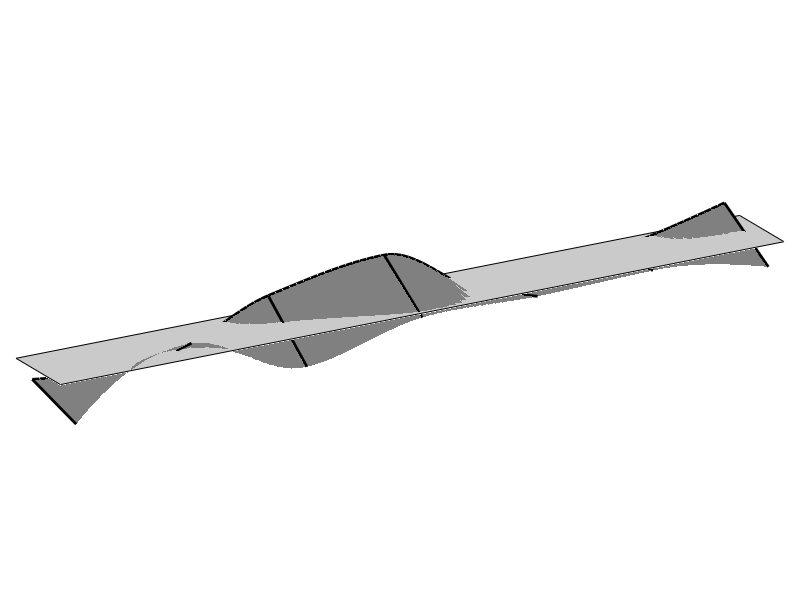

MATLAB code to generate this figure:
function fig = shapePontsMarne(plateDim, sensorsPos, sensorsDir, shape, figTitle)
%COMPLEXSHAPEPLOTDEFAULT Summary of this function goes here
%   Detailed explanation goes here

displayChannelNb = false;
horizontalInterp = 'quad'; % 'none' 'lin', 'quad';
shapeCoeff = 0.1;


if nargin < 4
    warning('shape mising');
    
    L = 74 + 2*(0.51+0.125);
    l = 8 + 2*0;
    D = 12;
    plateDim = [L, l];
    sensorsPos = [L/2-2*D, 0;L/2-1*D, 0;L/2, 0;L/2+1*D, 0;L/2+2*D, 0;L/2+3*D, 0;L/2-3*D, l;L/2-2*D, l;L/2-1*D, l;L/2, l;L/2+1*D, l;L/2+2*D, l;L/2+3*D, l;L/2-3*D, 0;L/2, 0];
    sensorsDir = [0, 0, 1;0, 0, 1;0, 0, 1;0, 0, 1;0, 0, 1;0, 0, 1;0, 0, 1;0, 0, 1;0, 0, 1;0, 0, 1;0, 0, 1;0, 0, 1;0, 0, 1;0, 0, 1;0, 1, 0];
    shape = randn(1, 15);
    shape = shape / norm(shape);
end

if nargin < 5
    figTitle = '';
end

if any(~isreal(shape))
    error(' ');
end


if length(shape) ~= size(sensorsPos, 1)
    warning(sprintf('Mode shape dimensions: %u (%u expected)', [length(shape), size(sensorsPos, 1)]));
end

if size(shape, 1) == 1
    shape = shape.';
end


% shape = shapeCoeff*shape;
shape = shapeCoeff * max(plateDim)/(max(shape) - min(shape)) * shape;


%% mise en forme surface

indSensVert = sensorsDir(:, 3) == 1; % capteurs verticaux
indSensHor = find(sensorsDir(:, 2) == 1); % capteur horizontal

indSensLeft = find(indSensVert & sensorsPos(:, 2) <= mean(sensorsPos(indSensVert, 2))); % capteurs verticaux amont
indSensRight = find(indSensVert & sensorsPos(:, 2) > mean(sensorsPos(indSensVert, 2))); % capteurs verticaux aval

[~, I] = sort(sensorsPos(indSensLeft, 1)); % tri croissant
% sensorsPos(indSensLeft, 1) = sensorsPos(indSensLeft(I), 1);
indSensLeft = indSensLeft(I);
[~, I] = sort(sensorsPos(indSensRight, 1)); % tri croissant
% sensorsPos(indSensRight, 1) = sensorsPos(indSensRight(I), 1);
indSensRight = indSensRight(I);

posSensX = [sensorsPos(indSensLeft, 1), sensorsPos(indSensRight, 1)];
posSensY = [sensorsPos(indSensLeft, 2), sensorsPos(indSensRight, 2)];


%% interpolation deplacement horizontal

switch horizontalInterp
    case 'none'
        horInterpFunc = @(X) zeros(size(X));
    case 'lin'
        L = plateDim(1);
        x0 = sensorsPos(indSensHor, 1);
        y0 = shape(indSensHor);
        horInterpFunc = @(X) y0/x0 * X .* (X<=x0) - y0/(L-x0) * (X-L) .* (X>x0);
    case 'quad'
        L = plateDim(1);
        x0 = sensorsPos(indSensHor, 1);
        y0 = shape(indSensHor);
        coeffA = y0/(x0^2-L*x0);
        coeffB = -L*coeffA;
        horInterpFunc = @(X) coeffA*X.^2 + coeffB*X;
end

%% calcul surface

posSensZ = [shape(indSensLeft), shape(indSensRight)];

posSensY = posSensY + horInterpFunc(posSensX);

%% interpolation

n_interp = 100;
posSensXinterp = [linspace(posSensX(1, 1), posSensX(end, 1), n_interp).', linspace(posSensX(1, 2), posSensX(end, 2), n_interp).'];
posSensYinterp = nan(size(posSensXinterp));
posSensZinterp = nan(size(posSensXinterp));
for c = 1:2
    posSensYinterp(:, c) = interp1(posSensX(:, c), posSensY(:, c), posSensXinterp(:, c), 'pchip');
    posSensZinterp(:, c) = interp1(posSensX(:, c), posSensZ(:, c), posSensXinterp(:, c), 'pchip');
end


%% plot
n = length(shape);

fig = figure('Name', figTitle);
set(fig, 'Position', get(fig, 'Position') .* [1 1 1.2 0.9]);
ax = axes(fig);
hold(ax, 'on');
% legend(ax, 'AutoUpdate' ,'off');

% plate
Xplate = [0, 0; plateDim(1), plateDim(1)];
Yplate = [0, plateDim(2); 0, plateDim(2)];
Zplate = zeros(2);

surf(ax, Xplate, Yplate, Zplate, 'EdgeColor', 'black', 'FaceColor', 0.3*[1 1 1], 'FaceAlpha', 0.3);


% dof
% surf(ax, posSensX, posSensY, posSensZ, 'EdgeColor', 'black', 'FaceColor', 0.5*[1 1 1],...
%     'FaceAlpha', 0., 'FaceLighting', 'gouraud', 'LineWidth', 2);
surf(ax, posSensXinterp, posSensYinterp, posSensZinterp, 'EdgeColor', 'none', 'FaceColor', 0.5*[1 1 1],...
    'FaceAlpha', 1, 'FaceLighting', 'gouraud', 'LineWidth', 2);
for c = 1:2
    plot3(ax, posSensXinterp(:, c), posSensYinterp(:, c), posSensZinterp(:, c), 'k', 'LineWidth', 2);
end
for l = 1:size(posSensX, 1)
    plot3(ax, posSensX(l, :), posSensY(l, :), posSensZ(l, :), 'k', 'LineWidth', 2);
end


% dof
for k = 1:n
    X = sensorsPos(k, 1) * [1 1];
    Y = sensorsPos(k, 2) * [1 1];
    Z = [0 0];
    X = X + shape(k) * [0, sensorsDir(k, 1)];
    Y = Y + shape(k) * [0, sensorsDir(k, 2)];
    Z = Z + shape(k) * [0, sensorsDir(k, 3)];
    
    dofColor = 0.8 * [1 0 0];
    
%     mArrow3(ax, [X(1), Y(1), Z(1)], [X(2), Y(2), Z(2)], 'color', dofColor, 'stemWidth', min(plateDim)/20);
    
    if displayChannelNb
        %text(ax, X(2), Y(2), Z(2) + 0.1*sign(shape(k))*max(abs(shape)), ['', num2str(k)]);
        text(ax, X(1), Y(1), Z(1), [' ch', num2str(k)]);
    end
end


% legendNames = {};
% for k = 1:length(shape)
%     legendNames{end+1} = ['dof', num2str(k)];
% end
% 
% legend(ax, legendNames);



view(ax, -30, 20);

daspect(ax, [1 1 1]);
set(ax, 'PositionConstraint', 'innerposition');
set(ax, 'XLim', [0, plateDim(1)]);
set(ax, 'YLim', [0, plateDim(2)]);
set(ax, 'ZLim', max(plateDim)*0.2*[-1 1]);
set(ax, 'Clipping', 'off');
% pbaspect(ax, [plateDim, 0.3*max(plateDim)]);
set(ax,'visible','off');
set(ax, 'InnerPosition', [0.02 0.02 0.96 0.96]);

% lightangle(ax, -70, 40);
% lighting gouraud


%% vecteurs capteurs (figures capteurs)

% Ksensors = [2:4, 9:11];
% Ksensors = [3, 10];
% Ksensors = [2, 4, 9, 11];
% Hsensors = 5;
% for ks = Ksensors
%     if ks == 2 || ks == 9
%         plot3(ax, sensorsPos(ks, 1)*[1 1], sensorsPos(ks, 2)*[1 1], [0 Hsensors], 'r', 'LineWidth', 3);
%         plot3(ax, sensorsPos(ks, 1), sensorsPos(ks, 2), Hsensors, 'r', 'LineWidth', 3, 'Marker', '^');
%     else
%         plot3(ax, sensorsPos(ks, 1)*[1 1], sensorsPos(ks, 2)*[1 1], [0 -Hsensors], 'r', 'LineWidth', 3);
%         plot3(ax, sensorsPos(ks, 1), sensorsPos(ks, 2), -Hsensors, 'r', 'LineWidth', 3, 'Marker', 'v');
%     end
% end


end
